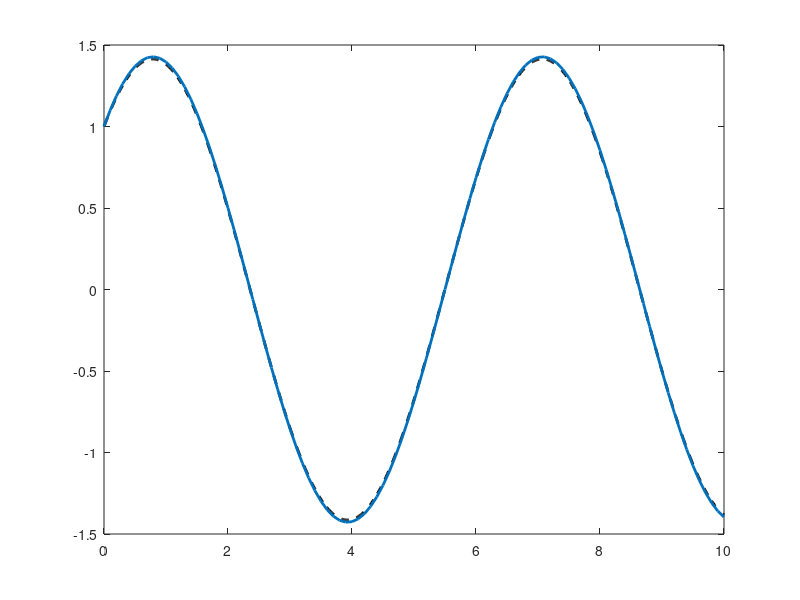

Source code (MATLAB): (Note: this script raises an error after producing the figure.)
clc
clear
close all

% Code for HW 5, ECE 530, Fall 2023.

% Consider the ODE \dot{x} = f(t, x), starting from x0.
% Define the function f.
L = -5;
f = @(t, x) (L*x + (1-L) * cos(t) - (1 + L) * sin(t));

% Define the derivative of 'f' with respect to 'x'.
deriv_f = @(t,x) (L);
f_prime = deriv_f;

% Initial point
x0 = 1;

% Time horizon
T = 10;

% Step-size
h = 0.1;

% Number of iterations
N = floor(T/h);
times = (0:h:N*h)';

% Create a vector of results in x. Notice that our implementation is 
% such that x(1) = x_0, x(2) = x_1, x(3) = x_2, etc.
x = zeros(1 + N, 1);
x(1) = x0;


%----------------------
% Analytical Solution of ODE
%----------------------

disp('Processing analytical solution.')

% Define the analytical solution.
solution_ODE = @(t) (cos(t) + sin(t));

% Plot the analytical solution.
times_cont = (0:0.01:T)';
plot(times_cont, solution_ODE(times_cont), 'k--', 'Linewidth', 2)
hold on


%------------
% Forward Euler method.
%------------

disp('Processing forward Euler method.')

% Implement the method.
for n = 1:N
    x(n+1) = x(n) + h * f((n-1) * h, x(n));
end

% Plot the outcome.
plot(times, x, 'Linewidth', 2)
hold on

% Compute the average error.
display(strcat(...
    'Mean error = ', ...
    num2str(mean(abs(x - solution_ODE(times))))...
))
    

%------------
% Backward Euler method.
%------------

disp('Processing backward Euler method.')

y = x(1);
for n = 1:N
    
    % Define F(y) such that F(y)=0 is equivalent to solving
    % the implicit equation that arises in each iteration of
    % backward Euler method. Implement a Newton-Raphson method
    % to compute x(n+1). Start the NR iteratiion from the explicit 
    % Euler solution. Iterate till | F(y) | > 10^{-5}
    
    % Insert your code here to approximately solve F(y) = 0.
    F = @(ynp1) ynp1-y-h*f(h*(n+1), ynp1);
    F_prime = @(ynp1) 1-h*f_prime(h*(n+1), ynp1);
    y = newton_raphson(y, F, F_prime, 1e-5, 1000);
    x(n+1) = y;
end


% Plot the outcome.
plot(times, x, 'Linewidth', 2)
hold on

% Compute the average error.
display(strcat(...
    'Mean error = ', ...
    num2str(mean(abs(x - solution_ODE(times))))...
))
   

%------------
% Trapezoidal method.
%------------

disp('Processing trapezoidal method.')
y = x(1);
for n = 1:N
    
    % Define F(y) such that F(y)=0 is equivalent to solving
    % the implicit equation that arises in each iteration of
    % the trapezoidal method. Implement a Newton-Raphson method
    % to compute x(n+1). Start the NR iteratiion from the explicit 
    % Euler solution. Iterate till | F(y) | > 10^{-5}
    
    % Insert your code here to approximately solve F(y) = 0.
    F = @(ynp1) ynp1-y-(h/2)*(f(h*n, y)+f(h*(n+1), ynp1));
    F_prime = @(ynp1) 1-0.5*h*f_prime(h*(n+1), ynp1);
    y = newton_raphson(y, F, F_prime, 1e-5, 1000);
    x(n+1) = y;
    
end

% Plot the outcome.
plot(times, x, 'Linewidth', 2)
hold on

% Compute the average error.
display(strcat(...
    'Mean error = ', ...
    num2str(mean(abs(x - solution_ODE(times))))...
))
   
%------------
% Add legends, grid to the plot.
%------------

legend({'Analytical', 'Forward Euler', 'Backward Euler', 'Trapezoidal'}, 'FontSize',14)
grid on
hold off

